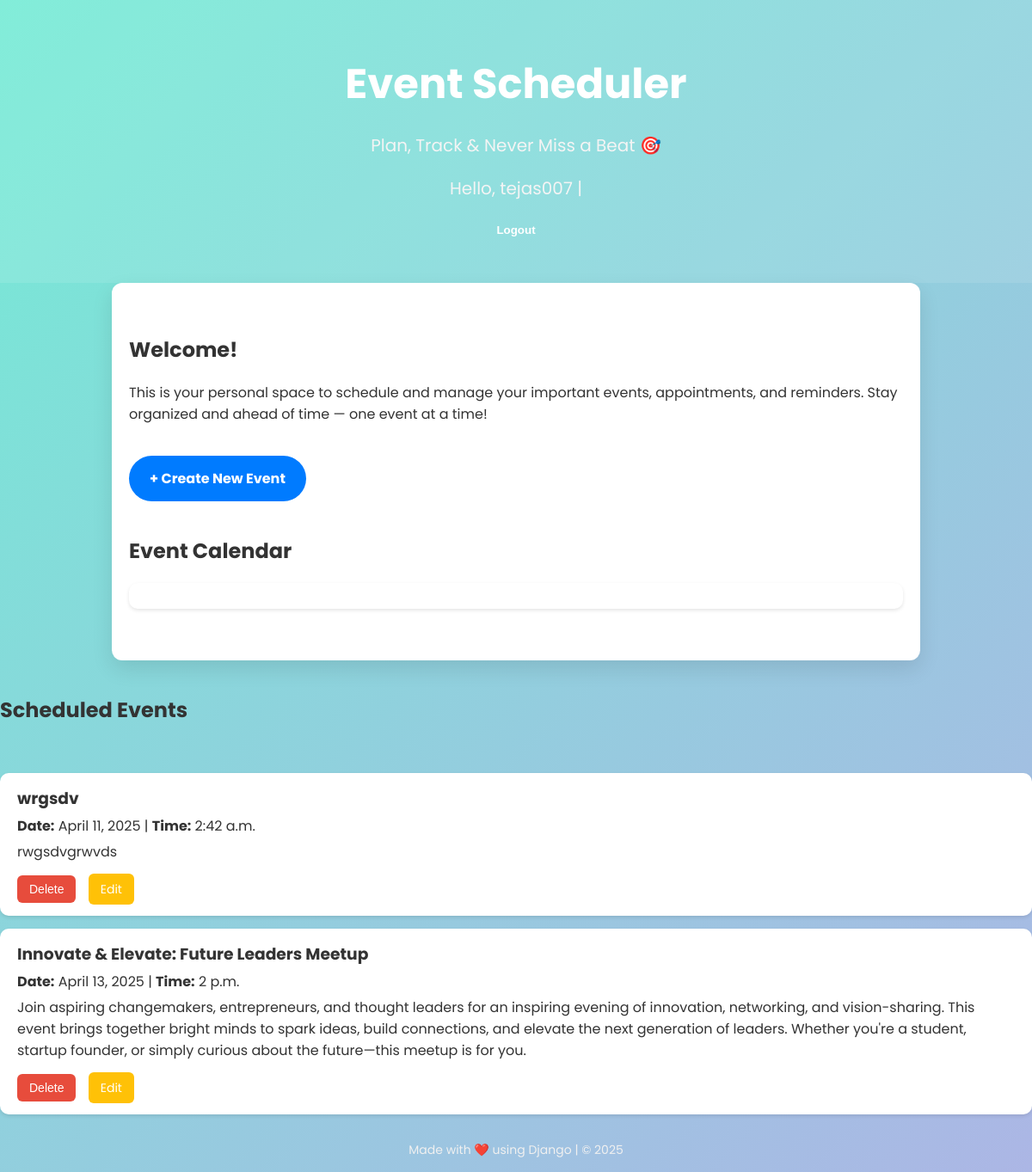
Screenshot of / (signed in) with the database file from the repository.
### schedular/models.py (models this page shows, shortened)
class Event(models.Model):
    user = models.ForeignKey(User, on_delete=models.CASCADE)
    title = models.CharField(max_length=200)
    description = models.TextField(blank=True)
    date = models.DateField()
    time = models.TimeField()

### schedular/views.py (the view)
# urls.py: path('',views.home,name='home'),
@login_required
def home(request):
    events = Event.objects.filter(user=request.user).order_by('date', 'time')
    event_data = [
        {
            "id": event.id,
            "title": event.title,
            "start": f"{event.date}T{event.time}",  # ISO 8601 format
            "description": event.description,
        }
        for event in events
    ]
    return render(request, 'home.html', {
        'events': events,          # For manual list view if needed
        'event_data': event_data   # For JSON rendering in template
    })

### schedular/templates/home.html (shortened to what this page needs)
{% load static %}
<!DOCTYPE html>
<html lang="en">
<head>
    <link href="https://cdn.jsdelivr.net/npm/fullcalendar@6.1.8/main.min.css" rel="stylesheet">
</head>
<body>
    <header>
        <h1>Event Scheduler</h1>
        <p>Plan, Track & Never Miss a Beat 🎯</p>
        <p style="margin-top: 10px;">
            Hello, {{ user.username }} |
            <form method="POST" action="{% url 'logout' %}" style="display: inline;">
                <button type="submit" style="background: none; border: none; color: white; font-weight: bold; cursor: pointer;">
                    Logout
                </button>
            </form>
        </p>
    </header>
    <div class="container">
        <h2>Welcome!</h2>
        <p>This is your personal space to schedule and manage your important events, appointments, and reminders. Stay organized and ahead of time — one event at a time!</p>
        <a href="{% url 'create_event' %}" class="btn">+ Create New Event</a>
        <h2 style="margin-top: 40px;">Event Calendar</h2>
        <div id="calendar"></div>
    </div>
    <h2 style="margin-top: 40px;">Scheduled Events</h2>
    <div style="margin-top: 20px;">
        {% if events %}
        <ul style="list-style: none; padding: 0;">
            {% for event in events %}
                <li style="background: #fff; padding: 15px 20px; border-radius: 10px; box-shadow: 0 2px 4px rgba(0,0,0,0.1); margin-bottom: 15px;">
                    <h3 style="margin: 0;">{{ event.title }}</h3>
                    <p style="margin: 5px 0;"><strong>Date:</strong> {{ event.date }} | <strong>Time:</strong> {{ event.time }}</p>
                    <p style="margin: 5px 0;">{{ event.description }}</p>
                    <form action="{% url 'delete_event' event.id %}" method="POST" style="display:inline;">
                        <button type="submit" style="
                            background-color: #e74c3c;
                            color: white;
                            padding: 8px 14px;
                            border: none;
                            border-radius: 6px;
                            cursor: pointer;
                            font-size: 14px;
                            margin-top: 10px;
                        ">Delete</button>
                    </form>
                    <a href="{% url 'edit_event' event.id %}" style="
                        background-color: #ffc107;
                        color: white;
                        padding: 8px 14px;
                        border-radius: 6px;
                        text-decoration: none;
                        font-size: 14px;
                        margin-left: 10px;
                    ">Edit</a>
                </li>
            {% empty %}
                <li>No events yet.</li>
            {% endfor %}
        </ul>
        {% else %}
            <p>No events scheduled yet.</p>
        {% endif %}
    </div>
    <footer>
        Made with ❤️ using Django | © 2025
    </footer>
</body>
</html>

### schedular/templates/home.html (style rules this page uses)
body { margin: 0; font-family: 'Poppins', sans-serif; background: linear-gradient(135deg, #74ebd5, #ACB6E5); color: #333; display: flex; flex-direction: column; min-height: 100vh; }
header { padding: 30px 20px; text-align: center; background-color: rgba(255, 255, 255, 0.1); }
header h1 { font-size: 48px; margin-bottom: 10px; color: white; animation: fadeInDown 1s ease-out; }
header p { font-size: 20px; color: #f4f4f4; }
.container { flex: 1; padding: 40px 20px; max-width: 900px; margin: auto; background-color: white; border-radius: 12px; box-shadow: 0 10px 25px rgba(0, 0, 0, 0.1); animation: fadeInUp 1s ease-out; }
#calendar { max-width: 100%; margin: 20px auto; background-color: white; padding: 15px; border-radius: 10px; box-shadow: 0 2px 4px rgba(0,0,0,0.1); }
.btn { display: inline-block; padding: 14px 24px; margin-top: 20px; background-color: #007BFF; color: white; text-decoration: none; font-weight: bold; border-radius: 30px; transition: 0.3s ease; }
footer { text-align: center; padding: 15px; color: #f0f0f0; font-size: 14px; }

### rows the page displays
Event: title "wrgsdv", date "April 11, 2025", time "2:42 a.m.", description "rwgsdvgrwvds"
Event: title "Innovate & Elevate: Future Leaders Meetup", date "April 13, 2025", time "2 p.m.", description "Join aspiring changemakers, entrepreneurs, and thought leaders for an inspiring evening of innovation, networking, and vision-sharing. This event brings together bright minds to spark ideas, build connections, and elevate the next generation of leaders. Whether you're a student, startup founder, or simply curious about the future—this meetup is for you."

### other values shown
{{ user.username }} "tejas007"
